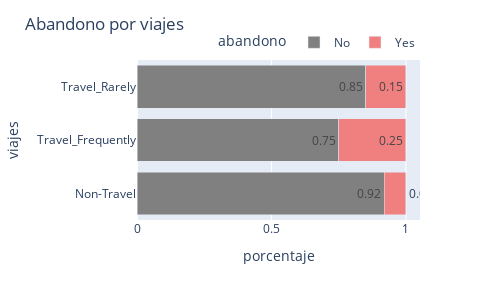
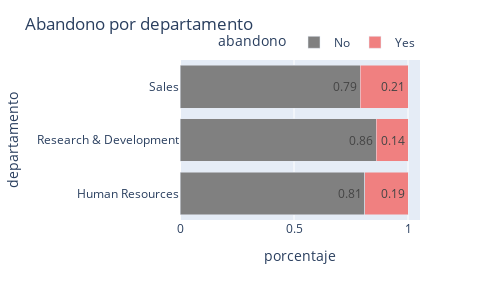
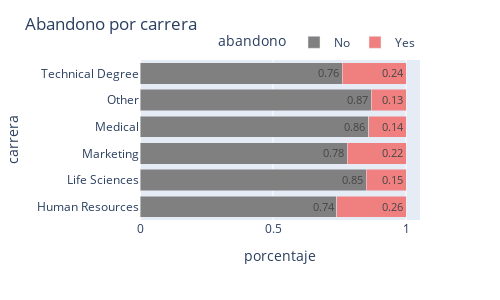
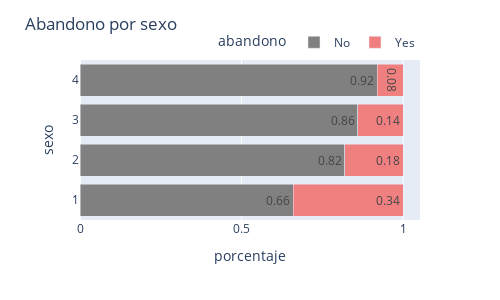

The notebook cell these images were saved under, in order:
### Markdown cell above
* Viajes: Los viajeros frecuentes renuncian mas, pero tambien podria deberse al puesto, si existe el mismo puesto pero sin viajes y tiene menor rotacion, la motivacion de renunciar seria solo por los viajes
* Departamento:  el abandono no es diferencial entre departamentos, Ventas es el que mas diferencia tiene
* Carrera: empleados con una carrera en tech, HR y Mkt son los que mas renuncian, habría que ver que relación tienen estas carreras con el puesto o con la frecuencia de viajes
* Sexo: El mas alto es 1 que no sabemos a que hace referencia, podríamos suponer si es sexo no binario que la rotación puede ser alta por falta de políticas inclusivas, seria importante saber si eso pasa con alguna area en especifico
* Puesto: Los representantes de ventas tienen alta rotación, validar si esto son los que viajan. Areas de técnico e laboratorio y HR. Tambien validar si estas carreras son parte de una alta demanda en el mercado y necesitamos benéficos mas atractivos.
* Estado civil: solteros, probablemente por no tener cargas
* HX: si tiene horas puedes ser por el puesto departamento, incluso por el estado civil 
* Educación: Educación primaria mayor rotación, el puesto debe ser un puesto de alta rotación sin importancia en educación sino en experiencia

### Code cell
for i in categoricas:
   fig = px.bar((df_clean
                  .groupby([i, 'abandono'], as_index=False)
                  .agg(n=('abandono', 'count'))
                  .assign(porcentaje = lambda d: round(d['n'] / d.groupby(i)['n'].transform('sum'),2))),
               x='porcentaje', y=i,
               color='abandono',
               color_discrete_map=colores,
               barmode='stack',
               height=300, width=500,
               text_auto=True,
               hover_data={'n': True})
               
   fig.update_layout(legend=dict(orientation="h", yanchor="bottom", y=1.02, xanchor="right", x=1))
   fig.update_layout(title=f"Abandono por {i}") 

   fig.show()

### Figure 1 — Plotly figure (JSON) as saved in the notebook; plotly's stock layout.template omitted (floating-point values rounded to 4 significant figures)
{"data": [{"alignmentgroup": "True", "customdata": [[138], [208], [887]], "hovertemplate": "abandono=No<br>porcentaje=%{x}<br>viajes=%{y}<br>n=%{customdata[0]}<extra></extra>", "legendgroup": "No", "marker": {"color": "grey", "pattern": {"shape": ""}}, "name": "No", "offsetgroup": "No", "orientation": "h", "showlegend": true, "textposition": "auto", "texttemplate": "%{x}", "type": "bar", "x": [0.92, 0.75, 0.85], "xaxis": "x", "y": ["Non-Travel", "Travel_Frequently", "Travel_Rarely"], "yaxis": "y"}, {"alignmentgroup": "True", "customdata": [[12], [69], [156]], "hovertemplate": "abandono=Yes<br>porcentaje=%{x}<br>viajes=%{y}<br>n=%{customdata[0]}<extra></extra>", "legendgroup": "Yes", "marker": {"color": "lightcoral", "pattern": {"shape": ""}}, "name": "Yes", "offsetgroup": "Yes", "orientation": "h", "showlegend": true, "textposition": "auto", "texttemplate": "%{x}", "type": "bar", "x": [0.08, 0.25, 0.15], "xaxis": "x", "y": ["Non-Travel", "Travel_Frequently", "Travel_Rarely"], "yaxis": "y"}], "layout": {"barmode": "stack", "height": 300, "legend": {"orientation": "h", "title": {"text": "abandono"}, "tracegroupgap": 0, "x": 1, "xanchor": "right", "y": 1.02, "yanchor": "bottom"}, "margin": {"t": 60}, "title": {"text": "Abandono por viajes"}, "width": 500, "xaxis": {"anchor": "y", "domain": [0, 1], "title": {"text": "porcentaje"}}, "yaxis": {"anchor": "x", "domain": [0, 1], "title": {"text": "viajes"}}}}

### Figure 2 — Plotly figure (JSON) as saved in the notebook; plotly's stock layout.template omitted (floating-point values rounded to 4 significant figures)
{"data": [{"alignmentgroup": "True", "customdata": [[51], [828], [354]], "hovertemplate": "abandono=No<br>porcentaje=%{x}<br>departamento=%{y}<br>n=%{customdata[0]}<extra></extra>", "legendgroup": "No", "marker": {"color": "grey", "pattern": {"shape": ""}}, "name": "No", "offsetgroup": "No", "orientation": "h", "showlegend": true, "textposition": "auto", "texttemplate": "%{x}", "type": "bar", "x": [0.81, 0.86, 0.79], "xaxis": "x", "y": ["Human Resources", "Research & Development", "Sales"], "yaxis": "y"}, {"alignmentgroup": "True", "customdata": [[12], [133], [92]], "hovertemplate": "abandono=Yes<br>porcentaje=%{x}<br>departamento=%{y}<br>n=%{customdata[0]}<extra></extra>", "legendgroup": "Yes", "marker": {"color": "lightcoral", "pattern": {"shape": ""}}, "name": "Yes", "offsetgroup": "Yes", "orientation": "h", "showlegend": true, "textposition": "auto", "texttemplate": "%{x}", "type": "bar", "x": [0.19, 0.14, 0.21], "xaxis": "x", "y": ["Human Resources", "Research & Development", "Sales"], "yaxis": "y"}], "layout": {"barmode": "stack", "height": 300, "legend": {"orientation": "h", "title": {"text": "abandono"}, "tracegroupgap": 0, "x": 1, "xanchor": "right", "y": 1.02, "yanchor": "bottom"}, "margin": {"t": 60}, "title": {"text": "Abandono por departamento"}, "width": 500, "xaxis": {"anchor": "y", "domain": [0, 1], "title": {"text": "porcentaje"}}, "yaxis": {"anchor": "x", "domain": [0, 1], "title": {"text": "departamento"}}}}

### Figure 3 — Plotly figure (JSON) as saved in the notebook; plotly's stock layout.template omitted (floating-point values rounded to 4 significant figures)
{"data": [{"alignmentgroup": "True", "customdata": [[20], [517], [124], [401], [71], [100]], "hovertemplate": "abandono=No<br>porcentaje=%{x}<br>carrera=%{y}<br>n=%{customdata[0]}<extra></extra>", "legendgroup": "No", "marker": {"color": "grey", "pattern": {"shape": ""}}, "name": "No", "offsetgroup": "No", "orientation": "h", "showlegend": true, "textposition": "auto", "texttemplate": "%{x}", "type": "bar", "x": [0.74, 0.85, 0.78, 0.86, 0.87, 0.76], "xaxis": "x", "y": ["Human Resources", "Life Sciences", "Marketing", "Medical", "Other", "Technical Degree"], "yaxis": "y"}, {"alignmentgroup": "True", "customdata": [[7], [89], [35], [63], [11], [32]], "hovertemplate": "abandono=Yes<br>porcentaje=%{x}<br>carrera=%{y}<br>n=%{customdata[0]}<extra></extra>", "legendgroup": "Yes", "marker": {"color": "lightcoral", "pattern": {"shape": ""}}, "name": "Yes", "offsetgroup": "Yes", "orientation": "h", "showlegend": true, "textposition": "auto", "texttemplate": "%{x}", "type": "bar", "x": [0.26, 0.15, 0.22, 0.14, 0.13, 0.24], "xaxis": "x", "y": ["Human Resources", "Life Sciences", "Marketing", "Medical", "Other", "Technical Degree"], "yaxis": "y"}], "layout": {"barmode": "stack", "height": 300, "legend": {"orientation": "h", "title": {"text": "abandono"}, "tracegroupgap": 0, "x": 1, "xanchor": "right", "y": 1.02, "yanchor": "bottom"}, "margin": {"t": 60}, "title": {"text": "Abandono por carrera"}, "width": 500, "xaxis": {"anchor": "y", "domain": [0, 1], "title": {"text": "porcentaje"}}, "yaxis": {"anchor": "x", "domain": [0, 1], "title": {"text": "carrera"}}}}

### Figure 4 — Plotly figure (JSON) as saved in the notebook; plotly's stock layout.template omitted (floating-point values rounded to 4 significant figures)
{"data": [{"alignmentgroup": "True", "customdata": [[49], [433], [632], [119]], "hovertemplate": "abandono=No<br>porcentaje=%{x}<br>sexo=%{y}<br>n=%{customdata[0]}<extra></extra>", "legendgroup": "No", "marker": {"color": "grey", "pattern": {"shape": ""}}, "name": "No", "offsetgroup": "No", "orientation": "h", "showlegend": true, "textposition": "auto", "texttemplate": "%{x}", "type": "bar", "x": [0.66, 0.82, 0.86, 0.92], "xaxis": "x", "y": [1, 2, 3, 4], "yaxis": "y"}, {"alignmentgroup": "True", "customdata": [[25], [94], [107], [11]], "hovertemplate": "abandono=Yes<br>porcentaje=%{x}<br>sexo=%{y}<br>n=%{customdata[0]}<extra></extra>", "legendgroup": "Yes", "marker": {"color": "lightcoral", "pattern": {"shape": ""}}, "name": "Yes", "offsetgroup": "Yes", "orientation": "h", "showlegend": true, "textposition": "auto", "texttemplate": "%{x}", "type": "bar", "x": [0.34, 0.18, 0.14, 0.08], "xaxis": "x", "y": [1, 2, 3, 4], "yaxis": "y"}], "layout": {"barmode": "stack", "height": 300, "legend": {"orientation": "h", "title": {"text": "abandono"}, "tracegroupgap": 0, "x": 1, "xanchor": "right", "y": 1.02, "yanchor": "bottom"}, "margin": {"t": 60}, "title": {"text": "Abandono por sexo"}, "width": 500, "xaxis": {"anchor": "y", "domain": [0, 1], "title": {"text": "porcentaje"}}, "yaxis": {"anchor": "x", "domain": [0, 1], "title": {"text": "sexo"}}}}
